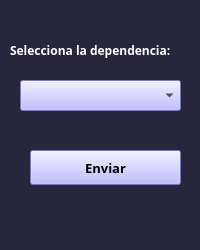
<?xml version="1.0" encoding="UTF-8"?>
<ui version="4.0">
 <class>Form</class>
 <widget class="QWidget" name="Form">
  <property name="geometry">
   <rect>
    <x>0</x>
    <y>0</y>
    <width>200</width>
    <height>250</height>
   </rect>
  </property>
  <property name="minimumSize">
   <size>
    <width>200</width>
    <height>250</height>
   </size>
  </property>
  <property name="maximumSize">
   <size>
    <width>200</width>
    <height>250</height>
   </size>
  </property>
  <property name="windowTitle">
   <string>Form</string>
  </property>
  <property name="styleSheet">
   <string notr="true">background-color:#27263c;</string>
  </property>
  <widget class="QLabel" name="label">
   <property name="geometry">
    <rect>
     <x>10</x>
     <y>40</y>
     <width>400</width>
     <height>21</height>
    </rect>
   </property>
   <property name="minimumSize">
    <size>
     <width>400</width>
     <height>0</height>
    </size>
   </property>
   <property name="font">
    <font>
     <family>Candara</family>
     <pointsize>9</pointsize>
     <weight>75</weight>
     <italic>false</italic>
     <bold>true</bold>
     <underline>false</underline>
     <strikeout>false</strikeout>
     <kerning>false</kerning>
    </font>
   </property>
   <property name="cursor">
    <cursorShape>ArrowCursor</cursorShape>
   </property>
   <property name="styleSheet">
    <string notr="true">color:white;</string>
   </property>
   <property name="text">
    <string>Selecciona la dependencia:</string>
   </property>
  </widget>
  <widget class="QComboBox" name="comboBox">
   <property name="geometry">
    <rect>
     <x>20</x>
     <y>80</y>
     <width>161</width>
     <height>31</height>
    </rect>
   </property>
   <property name="styleSheet">
    <string notr="true">background:rgb(170, 170, 255);</string>
   </property>
  </widget>
  <widget class="QPushButton" name="enviar_dependencia_2">
   <property name="geometry">
    <rect>
     <x>30</x>
     <y>150</y>
     <width>151</width>
     <height>35</height>
    </rect>
   </property>
   <property name="minimumSize">
    <size>
     <width>0</width>
     <height>35</height>
    </size>
   </property>
   <property name="maximumSize">
    <size>
     <width>16777215</width>
     <height>35</height>
    </size>
   </property>
   <property name="font">
    <font>
     <family>Candara</family>
     <pointsize>10</pointsize>
     <weight>75</weight>
     <bold>true</bold>
    </font>
   </property>
   <property name="cursor">
    <cursorShape>PointingHandCursor</cursorShape>
   </property>
   <property name="styleSheet">
    <string notr="true">background:rgb(170, 170, 255);</string>
   </property>
   <property name="text">
    <string>Enviar</string>
   </property>
  </widget>
 </widget>
 <resources/>
 <connections/>
</ui>
